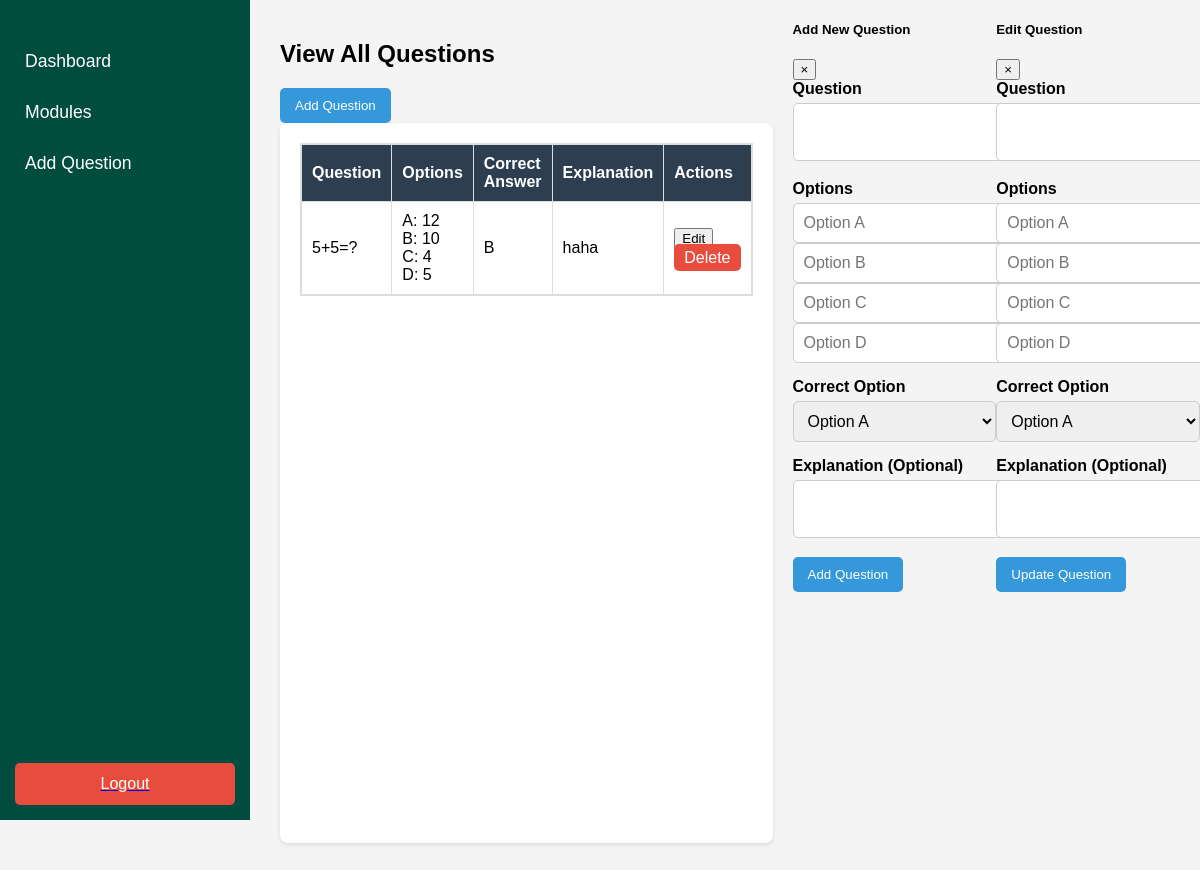
Before: /admin/admin-addquestion.php with the older database file.
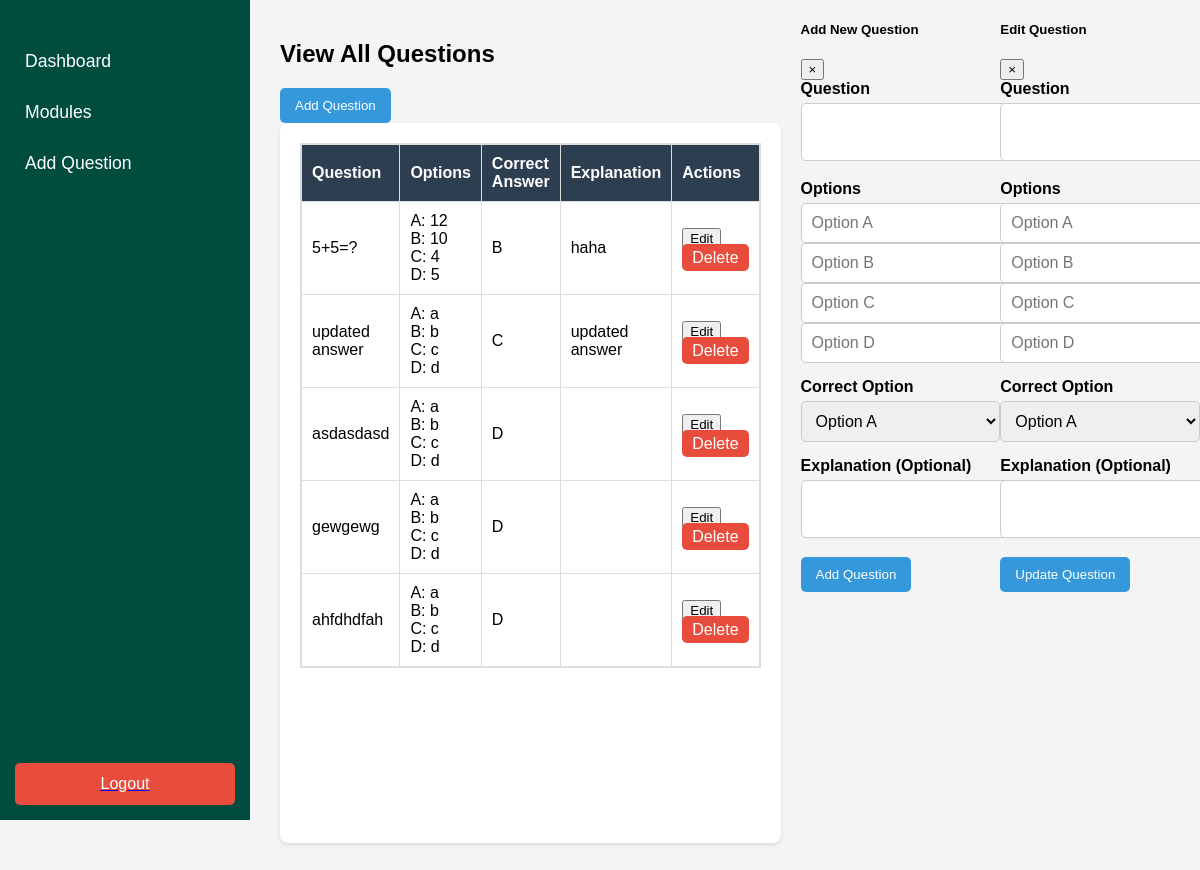
After: the same page with the newer database file.
### tables this page shows
CREATE TABLE `questions` (
  `id` int NOT NULL AUTO_INCREMENT,
  `question` text NOT NULL,
  `option1` varchar(255) NOT NULL,
  `option2` varchar(255) NOT NULL,
  `option3` varchar(255) NOT NULL,
  `option4` varchar(255) NOT NULL,
  `correct_option` varchar(255) NOT NULL,
  `explanation` text NOT NULL,
  PRIMARY KEY (`id`)
);

### admin/admin-addquestion.php (the view, shortened to what the changed rows need)
<?php
$servername = "localhost";
$username = "root";
$password = "";
$database = "quiz_db";
$conn = new mysqli($servername, $username, $password, $database);
?>
<!DOCTYPE html>
<html lang="en">
<head>
    <link rel="stylesheet" href="css/admin-add-q.css">
    <link rel="stylesheet" href="css/admin-sidebar.css">
</head>
<body>
    <div class="main-content">
        <div class="container">
            <div class="header d-flex justify-content-between align-items-center">
                <h2 class="card-title">View All Questions</h2>
            </div>
            <div class="card">
                <div class="card-body">
                    <div class="table-container">
                        <table>
                            <thead>
                                <tr>
                                    <th>Question</th>
                                    <th>Options</th>
                                    <th>Correct Answer</th>
                                    <th>Explanation</th>
                                    <th>Actions</th>
                                </tr>
                            </thead>
                            <tbody>
                                <?php
                                $stmt = $conn->prepare("SELECT * FROM questions");
                                $stmt->execute();
                                $result = $stmt->get_result();
                                while ($row = $result->fetch_assoc()) {
                                ?>
                                    <tr>
                                        <td><?php echo htmlspecialchars($row['question']); ?></td>
                                        <td>
                                            A: <?php echo htmlspecialchars($row['option1']); ?><br>
                                            B: <?php echo htmlspecialchars($row['option2']); ?><br>
                                            C: <?php echo htmlspecialchars($row['option3']); ?><br>
                                            D: <?php echo htmlspecialchars($row['option4']); ?>
                                        </td>
                                        <td><?php echo htmlspecialchars($row['correct_option']); ?></td>
                                        <td><?php echo htmlspecialchars($row['explanation']); ?></td>
                                        <td>
                                        <button class="btn btn-warning btn-sm edit-btn"
                                            data-id="<?php echo $row['id']; ?>"
                                            data-question="<?php echo htmlspecialchars($row['question']); ?>"
                                            data-option1="<?php echo htmlspecialchars($row['option1']); ?>"
                                            data-option2="<?php echo htmlspecialchars($row['option2']); ?>"
                                            data-option3="<?php echo htmlspecialchars($row['option3']); ?>"
                                            data-option4="<?php echo htmlspecialchars($row['option4']); ?>"
                                            data-correct_option="<?php echo htmlspecialchars($row['correct_option']); ?>"
                                            data-explanation="<?php echo htmlspecialchars($row['explanation']); ?>"
                                            data-toggle="modal"
                                            data-target="#editQuestionModal">Edit
                                        </button>
                                            <a href="?delete=<?php echo $row['id']; ?>" class="btn btn-danger btn-sm">Delete</a>
                                        </td>
                                    </tr>
                                <?php
                                }
                                ?>
                            </tbody>
                        </table>
                    </div>
                </div>
            </div>
        </div>
    </div>
</body>
</html>

Changed rows visible on the page:
added questions: question "updated answer", option1 "a", option2 "b", option3 "c", option4 "d", correct_option "C", explanation "updated answer"
added questions: question "asdasdasd", option1 "a", option2 "b", option3 "c", option4 "d", correct_option "D"
added questions: question "gewgewg", option1 "a", option2 "b", option3 "c", option4 "d", correct_option "D"
added questions: question "ahfdhdfah", option1 "a", option2 "b", option3 "c", option4 "d", correct_option "D"
